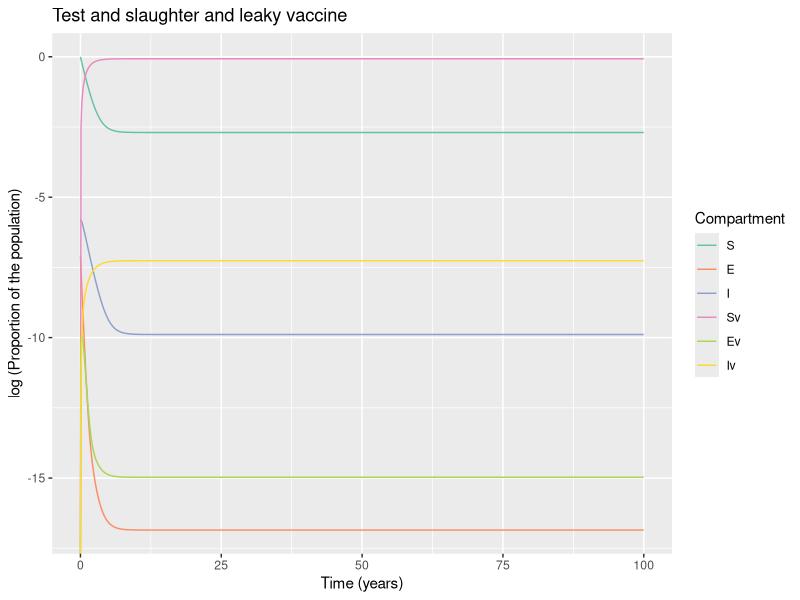

This figure's R source:
# LOAD THE PACKAGES:
library(deSolve)
library(reshape2)
library(ggplot2)


# MODEL INPUTS:

initial_state_values <- c(S = 1224000- 4672,
                          E = 1000,        
                          I = 3672,        
                          Sv = 0,      
                          Ev = 0,
                          Iv = 0)      

# Parameters
#R0=0.42

parameters <- c(beta = 0.01,     # the infection rate in units of years^-1  5.2
                delta = 0.01*365,     # the latency period in units of years^-1 
                c_s = 0.39,       # the reduction in the force of infection
                # acting on those vaccinated
                c_i = 0.39,# the reduction in the infectivity of vaccinated infected bovines  
                u = 1/5,#death rate in units of years^-1 
                a = 1, #testing rate in units of years^-1
                b = 1/5, #birth rate in units of years^-1
                vc = 0.7,  # vaccination rate
                w = 0.0009 ) #wildife infection rate 0.131
              
             

# TIMESTEPS:

# Sequence of timesteps to solve the model at
times <- seq(from = 0, to = 100, by =0.1)#from 0 to 15 years, daily intervalS
# MODEL FUNCTION: 

vaccine_model <- function(time, state, parameters) {  
  
  with(as.list(c(state, parameters)), {    
    
    # Defining lambda as a function of beta and E:
    N <- S + E + I + Sv + Ev + Iv 
    lambda <- beta * I/N + c_i * beta * Iv/N 
    # the Ev compartment gets c_i times less infected than the E compartment
    
    
    # The differential equations
    dS <- -lambda * S - u * S - S * w - vc * S + (b * N * (1-vc))+ a * I + a * Iv
    dE <- lambda * S - delta * E - u * E - vc * E 
    dI <- delta * E - a * I - u * I + S * w 
    dSv <- -c_s * lambda * Sv - u * Sv + vc * S  + b * N * vc - Sv * w            
    dEv <- c_s * lambda * Sv - delta * Ev - u * Ev + vc * E 
    dIv <- delta * Ev - a * Iv - u * Iv + Sv * w 
    
    return(list(c(dS, dE, dI, dSv, dEv, dIv))) 
  })
  
}

# MODEL OUTPUT:

# Solving the differential equations using the ode integration algorithm
output <- as.data.frame(ode(y = initial_state_values, 
                            times = times, 
                            func = vaccine_model,
                            parms = parameters))

# PLOT THE OUTPUT

# turn output dataset into long format
output_long <- melt(as.data.frame(output), id = "time")

# Adding a column for the prevalence proportion to the long-format output
output_long$prevalence <- output_long$value/sum(initial_state_values)

# Plot the number in each compartment over time
ggplot(data = output_long,                                               
       aes(x = time, y = log(prevalence), colour = variable, group = variable)) +  
  geom_line() +                                                          
  xlab("Time (years)")+                                                   
  ylab("log (Proportion of the population)") +
  labs(title = paste("Test and slaughter and leaky vaccine"), 
       colour = "Compartment") +
  scale_colour_brewer(palette = "Set2")

#install.packages("gridExtra")
#install.packages("egg")
#incidence<- diff(output_long$value[output_long$variable=="T"])
#plot(incidence)
#lambda <- 5.2/2 * (output_long$value[output_long$variable=="I"])
